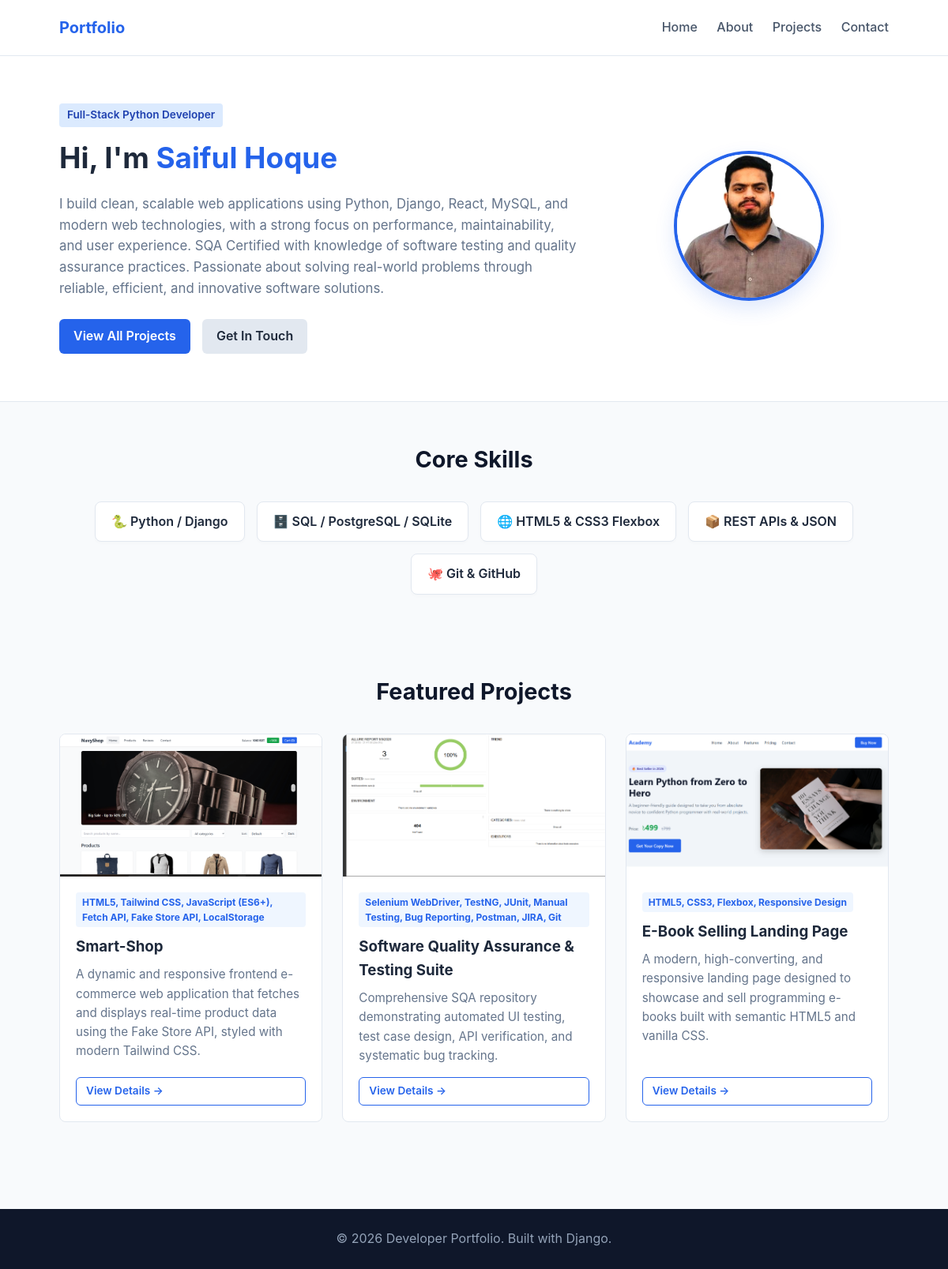
The page / on the database its author committed.
### portfolio/models.py (models this page shows, shortened)
class Project(models.Model):
    title = models.CharField(max_length=200)
    short_description = models.CharField(max_length=300)
    description = models.TextField()
    technology = models.CharField(max_length=150)
    image = models.ImageField(upload_to='projects/', blank=True, null=True)
    github_link = models.URLField(max_length=250, blank=True)
    created_at = models.DateTimeField(auto_now_add=True)

### portfolio/views.py (the view)
# urls.py: path('', views.home, name='home'),
def home(request):
    projects = Project.objects.order_by('-created_at')[:3]
    return render(request, 'portfolio/home.html', {'projects': projects})

### portfolio/templates/portfolio/home.html (shortened to what this page needs)
{% extends 'portfolio/base.html' %}
{% load static %}
{% block content %}
<section class="hero-section">
  <div class="container hero-grid">
    <div class="hero-text">
      <span class="badge">Full-Stack Python Developer</span>
      <h1>Hi, I'm <span class="highlight">Saiful Hoque</span></h1>
      <p>I build clean, scalable web applications using Python, Django, React, MySQL, and modern web technologies, with a strong focus on performance, maintainability, and user experience. SQA Certified with knowledge of software testing and quality assurance practices. Passionate about solving real-world problems through reliable, efficient, and innovative software solutions.
</p>
      <div class="hero-cta">
        <a href="{% url 'project_list' %}" class="btn btn-primary">View All Projects</a>
        <a href="{% url 'contact' %}" class="btn btn-secondary">Get In Touch</a>
      </div>
    </div>
    <div class="hero-avatar">
      <img src="{% static 'portfolio/images/profile.jpg' %}" alt="Saiful Hoque" class="avatar-img" onerror="this.src='https://images.unsplash.com/photo-1534528741775-53994a69daeb?w=400'">
    </div>
  </div>
</section>
<section class="skills-section">
  <div class="container">
    <h2 class="section-title">Core Skills</h2>
    <div class="skills-grid">
      <div class="skill-card">🐍 Python / Django</div>
      <div class="skill-card">🗄️ SQL / PostgreSQL / SQLite</div>
      <div class="skill-card">🌐 HTML5 & CSS3 Flexbox</div>
      <div class="skill-card">📦 REST APIs & JSON</div>
      <div class="skill-card">🐙 Git & GitHub</div>
    </div>
  </div>
</section>
<section class="featured-section">
  <div class="container">
    <h2 class="section-title">Featured Projects</h2>
    <div class="project-grid">
      {% for project in projects %}
      <div class="project-card">
        {% if project.image %}
          <img src="{{ project.image.url }}" alt="{{ project.title }}" class="project-card-img">
        {% else %}
          <div class="no-img-placeholder">💻 {{ project.title }}</div>
        {% endif %}
        <div class="project-card-body">
          <span class="tech-tag">{{ project.technology }}</span>
          <h3>{{ project.title }}</h3>
          <p>{{ project.short_description }}</p>
          <a href="{% url 'project_detail' project.pk %}" class="btn btn-sm btn-outline">View Details →</a>
        </div>
      </div>
      {% empty %}
      <p class="subtitle">No projects added yet. Please add some from the Django Admin panel.</p>
      {% endfor %}
    </div>
  </div>
</section>
{% endblock %}

### portfolio/templates/portfolio/base.html (shortened to what this page needs)
{% load static %}
<!DOCTYPE html>
<html lang="en">
<head>
  <link rel="stylesheet" href="{% static 'portfolio/style.css' %}">
</head>
<body>
  <header class="navbar">
    <div class="container nav-container">
      <a href="{% url 'home' %}" class="logo">Portfolio</a>
      <nav class="nav-links">
        <a href="{% url 'home' %}">Home</a>
        <a href="{% url 'about' %}">About</a>
        <a href="{% url 'project_list' %}">Projects</a>
        <a href="{% url 'contact' %}">Contact</a>
      </nav>
    </div>
  </header>
  <main class="main-content">
    {% block content %}
    {% endblock %}
  </main>
  <footer class="footer">
    <div class="container">
      <p>&copy; 2026 Developer Portfolio. Built with Django.</p>
    </div>
  </footer>
</body>
</html>

### portfolio/static/portfolio/style.css (style rules this page uses)
* { margin: 0; padding: 0; box-sizing: border-box; }
body { font-family: -apple-system, BlinkMacSystemFont, "Segoe UI", Roboto, Oxygen, Ubuntu, Cantarell, sans-serif; color: #1e293b; background-color: #f8fafc; line-height: 1.6; }
.container { width: 90%; max-width: 1100px; margin: 0 auto; padding: 0 15px; }
.navbar { background-color: #ffffff; border-bottom: 1px solid #e2e8f0; position: sticky; top: 0; z-index: 50; }
.nav-container { display: flex; justify-content: space-between; align-items: center; height: 70px; }
.logo { font-size: 1.25rem; font-weight: 700; color: #2563eb; text-decoration: none; }
.nav-links a { margin-left: 20px; text-decoration: none; font-weight: 500; color: #475569; transition: color 0.2s ease; }
.btn { display: inline-block; padding: 9px 18px; border-radius: 6px; font-weight: 600; text-decoration: none; cursor: pointer; transition: all 0.2s ease; }
.btn-primary { background-color: #2563eb; color: #ffffff; }
.btn-secondary { background-color: #e2e8f0; color: #1e293b; }
.btn-outline { border: 1px solid #2563eb; color: #2563eb; }
.btn-sm { padding: 6px 12px; font-size: 0.85rem; }
.hero-section { padding: 60px 0; background-color: #ffffff; border-bottom: 1px solid #e2e8f0; }
.hero-grid { display: flex; align-items: center; gap: 40px; }
.hero-text { flex: 1.3; }
.hero-avatar { flex: 0.7; text-align: center; }
.avatar-img { width: 190px; height: 190px; border-radius: 50%; object-fit: cover; border: 4px solid #2563eb; box-shadow: 0 10px 25px rgba(37, 99, 235, 0.15); }
.badge { display: inline-block; background: #dbeafe; color: #1e40af; padding: 4px 10px; border-radius: 4px; font-size: 0.85rem; font-weight: 600; margin-bottom: 10px; }
.hero-text h1 { font-size: 2.3rem; margin-bottom: 15px; }
.highlight { color: #2563eb; }
.hero-text p { color: #64748b; font-size: 1.05rem; margin-bottom: 25px; }
.hero-cta { display: flex; gap: 15px; }
.skills-section, .featured-section, .page-container { padding: 50px 0; }
.section-title { text-align: center; font-size: 1.8rem; margin-bottom: 30px; color: #0f172a; }
.skills-grid { display: flex; flex-wrap: wrap; gap: 15px; justify-content: center; }
.skill-card { background: #ffffff; padding: 12px 20px; border-radius: 8px; border: 1px solid #e2e8f0; font-weight: 600; box-shadow: 0 2px 4px rgba(0,0,0,0.02); }
.project-grid { display: flex; flex-wrap: wrap; gap: 25px; }
.project-card { flex: 1 1 calc(33.333% - 25px); min-width: 280px; background: #ffffff; border-radius: 8px; overflow: hidden; border: 1px solid #e2e8f0; display: flex; flex-direction: column; transition: transform 0.2s ease, box-shadow 0.2s ease; }
.project-card-img { width: 100%; height: 180px; object-fit: cover; }
.project-card-body { padding: 20px; display: flex; flex-direction: column; flex-grow: 1; }
.tech-tag { display: inline-block; align-self: flex-start; background-color: #eff6ff; color: #2563eb; font-size: 0.75rem; font-weight: 700; padding: 3px 8px; border-radius: 4px; margin-bottom: 10px; }
.project-card-body h3 { margin-bottom: 8px; }
.project-card-body p { color: #64748b; font-size: 0.95rem; flex-grow: 1; margin-bottom: 15px; }
.footer { background-color: #0f172a; color: #94a3b8; padding: 25px 0; text-align: center; margin-top: 60px; }

### rows shown on the page
Project: image (picture), technology "HTML5, Tailwind CSS, JavaScript (ES6+), Fetch API, Fake Store API, LocalStorage", title "Smart-Shop", short_description "A dynamic and responsive frontend e-commerce web application that fetches and displays real-time product data using the Fake Store API, styled with modern Tailwind CSS."
Project: image (picture), technology "Selenium WebDriver, TestNG, JUnit, Manual Testing, Bug Reporting, Postman, JIRA, Git", title "Software Quality Assurance & Testing Suite", short_description "Comprehensive SQA repository demonstrating automated UI testing, test case design, API verification, and systematic bug tracking."
Project: image (picture), technology "HTML5, CSS3, Flexbox, Responsive Design", title "E-Book Selling Landing Page", short_description "A modern, high-converting, and responsive landing page designed to showcase and sell programming e-books built with semantic HTML5 and vanilla CSS."
